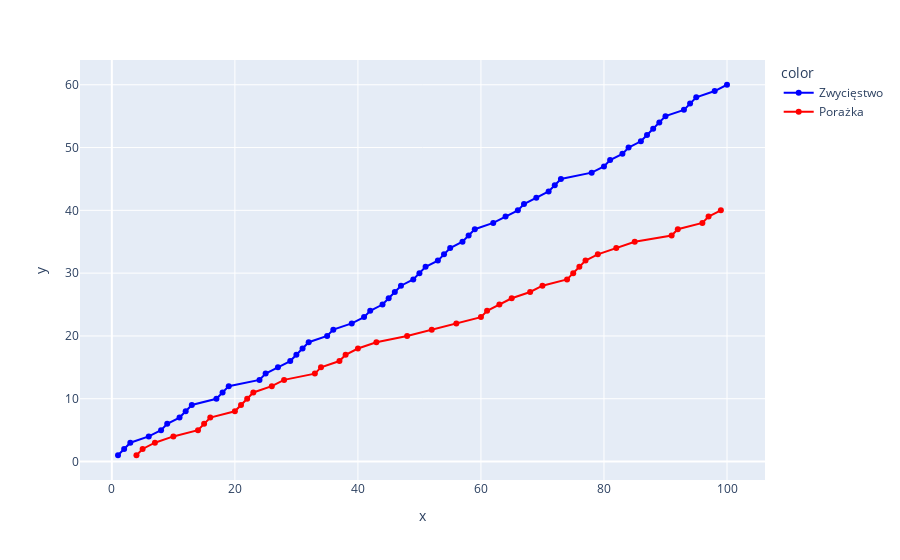

Here is the notebook cell this chart was saved with:
### Code cell
import plotly.express as px

podsumowanie['Z_sum'] =  np.where(podsumowanie['Stopnie'] >= 60, 1, 0).cumsum()
podsumowanie['P_sum'] = np.where(podsumowanie['Stopnie'] >= 60, 0, 1).cumsum()


for wiersz, wartosc in podsumowanie.iterrows():

    podsumowanie.loc[wiersz,'Z_P_sum'] = np.where(wartosc['Stopnie'] >= 60, wartosc['Z_sum'],wartosc['P_sum'])
    

podsumowanie['Z_P_sum'] = podsumowanie['Z_P_sum'].astype(int)

podsumowanie

s = podsumowanie['Seria']
sumy = podsumowanie['Z_P_sum']
kolor = podsumowanie['Zwyciestwo_lub_porazka']

wykres = px.line(x = s, y = sumy ,color = kolor, markers = True)

if podsumowanie['Zwyciestwo_lub_porazka'].iloc[0] == 'Zwycięstwo':
    wykres['data'][0]['line']['color']='blue'
    wykres['data'][1]['line']['color']='red'
else:
    wykres['data'][0]['line']['color']='red'
    wykres['data'][1]['line']['color']='blue'
    
wykres.update_traces(mode="markers+lines", hovertemplate=None)
wykres.update_layout(hovermode="x")
wykres.show()

### Figure 1 — Plotly figure (JSON) as saved in the notebook; plotly's stock layout.template omitted (floating-point values rounded to 4 significant figures)
{"data": [{"legendgroup": "Zwycięstwo", "line": {"color": "blue", "dash": "solid"}, "marker": {"symbol": "circle"}, "mode": "markers+lines", "name": "Zwycięstwo", "orientation": "v", "showlegend": true, "type": "scatter", "x": [1, 2, 3, 6, 8, 9, 11, 12, 13, 17, 18, 19, 24, 25, 27, 29, 30, 31, 32, 35, 36, 39, 41, 42, 44, 45, 46, 47, 49, 50, 51, 53, 54, 55, 57, 58, 59, 62, 64, 66, 67, 69, 71, 72, 73, 78, 80, 81, 83, 84, 86, 87, 88, 89, 90, 93, 94, 95, 98, 100], "xaxis": "x", "y": [1, 2, 3, 4, 5, 6, 7, 8, 9, 10, 11, 12, 13, 14, 15, 16, 17, 18, 19, 20, 21, 22, 23, 24, 25, 26, 27, 28, 29, 30, 31, 32, 33, 34, 35, 36, 37, 38, 39, 40, 41, 42, 43, 44, 45, 46, 47, 48, 49, 50, 51, 52, 53, 54, 55, 56, 57, 58, 59, 60], "yaxis": "y"}, {"legendgroup": "Porażka", "line": {"color": "red", "dash": "solid"}, "marker": {"symbol": "circle"}, "mode": "markers+lines", "name": "Porażka", "orientation": "v", "showlegend": true, "type": "scatter", "x": [4, 5, 7, 10, 14, 15, 16, 20, 21, 22, 23, 26, 28, 33, 34, 37, 38, 40, 43, 48, 52, 56, 60, 61, 63, 65, 68, 70, 74, 75, 76, 77, 79, 82, 85, 91, 92, 96, 97, 99], "xaxis": "x", "y": [1, 2, 3, 4, 5, 6, 7, 8, 9, 10, 11, 12, 13, 14, 15, 16, 17, 18, 19, 20, 21, 22, 23, 24, 25, 26, 27, 28, 29, 30, 31, 32, 33, 34, 35, 36, 37, 38, 39, 40], "yaxis": "y"}], "layout": {"autosize": true, "hovermode": "x", "legend": {"title": {"text": "color"}, "tracegroupgap": 0}, "margin": {"t": 60}, "xaxis": {"anchor": "y", "autorange": true, "domain": [0, 1], "range": [-5.028, 106.0], "title": {"text": "x"}, "type": "linear"}, "yaxis": {"anchor": "x", "autorange": true, "domain": [0, 1], "range": [-3.568, 64.57], "title": {"text": "y"}, "type": "linear"}}}
